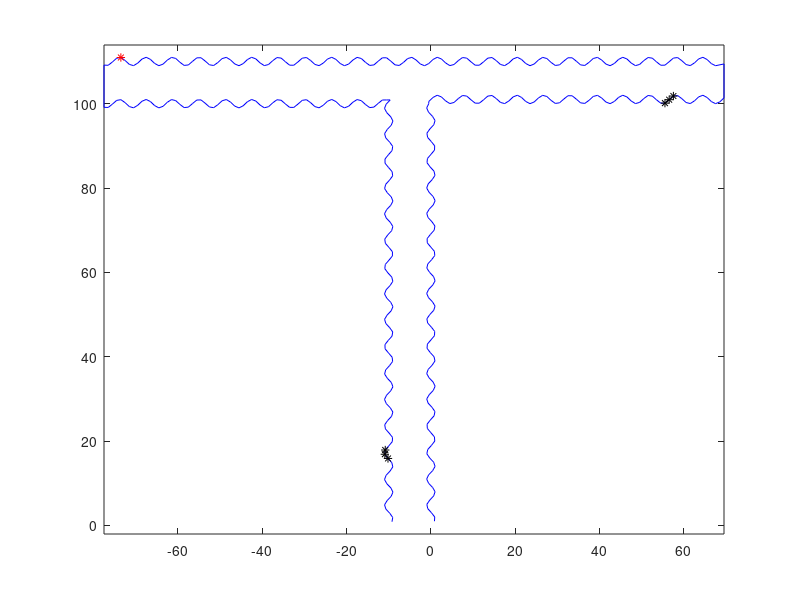

Write MATLAB code to recreate this figure. (Note: this script raises an error after producing the figure.)
%%%%%%%%%%%%%%%%%%%%%%%%%%%%%%%%%%%%%%%%%%%%%%%%%%%%%%%%%%%%%%%%%%%%
% Matlab script for 2D Laplacian Editing
%
% Please refer to "Laplacian Surface Editing" by Olga Sorkine,
%   Daniel Cohen-Or, Yaron Lipman,  Marc Alexa, Christian R�ssl and
%   Hans-Peter Seidel,
%   Eurographics/ACM SIGGRAPH Symposium on Geometry Processing 2004,
%   pp. 179--188, ACM Press.
%   http://www.cs.nyu.edu/~sorkine/ProjectPages/Editing/lse.html
%
% The script demonstrates how to build the Laplacian Editing matrix
% when editing 2D curves. The static and handle vertices are hard-coded
% for some example curves, provided with this script.
% The script prompts the user to input new locations for the handle
% vertices and displays the result in a new figure.
%
% Note: only the first stage of Laplacian editing is computed, namely
% editing with implicit local similarity transformations. The second stage
% (renormalizing the delta-coordinates to remove the introduced local
% scaling) is not implemented here.
%
%%%%%%%%%%%%%%%%%%%%%%%%%%%%%%%%%%%%%%%%%%%%%%%%%%%%%%%%%%%%%%%%%%%%

% assume xy is n x 2

% uncomment the curve you would like to try
%xy = load('unicorn.txt');
xy = load('T.txt');
%xy = load('sine_circle.txt');


n=length(xy);

% the Laplacian matrix (uniform weighting)
L = spdiags(ones(n,1),0,n,n) - spdiags(ones(n,1),1,n,n);
L = L+L';
L(1,n)= -1;
L(n,1) = -1;
L = L./2;


delta = L*xy;


% we want to construct the matrix of the system for v-primes
L_prime = [   L     zeros(n)   % the x-part
	       zeros(n)    L    ]; % the y-part
	      
for i=1:n
  % the neighbors of i are i-1 and i+1
  ring = [(1 + mod(i-2,n)), i, (1 + mod(i,n))]; % i-1, i, i+1
  V = xy(ring,:)';
  V = [V
       ones(1,length(ring))];


  % the coeff matrix for the system that solves for T
  %      s  a  t1
  % T = -a  s  t2
  %      0  0  1
  
  C = zeros(6,4);
  % ... Fill C in
  for r=1:length(ring)
    C(r,:) =                [V(1,r)       V(2,r)  V(3,r)      0  ];
    C(length(ring)+r,:) =   [V(2,r)  (-1)*V(1,r)       0  V(3,r) ];

  end;
    
  Cinv = pinv(C);
  s =  Cinv(1,:);
  a =  Cinv(2,:);

  delta_i = delta(i,:)';
  delta_ix = delta_i(1);
  delta_iy = delta_i(2);
  
  % T*delta gives us an array of coefficients
  Tdelta = [delta_ix*s      + delta_iy*a 
	        delta_ix*(-1)*a + delta_iy*s];
	    
  
  % updating the weights in Lx_prime, Ly_prime, Lw_prime
  L_prime(i,[ring (ring + n)]) = L_prime(i,[ring (ring + n)]) +...
                                              (-1)*Tdelta(1,:);
  L_prime(i+n,[ring (ring + n)]) = L_prime(i+n,[ring (ring + n)]) +...
                                                (-1)*Tdelta(2,:);
end;


% additional constraints - we need at least 3

% weight for the constraints
w=1;

% in the following, uncomment the appropriate curve 

%static_anchors = [196:198 114:116]; % unicorn
%handle_anchors = [152 136];         % unicorn

static_anchors = [157:159 470:472]; % sine_circle
handle_anchors = [314];             % sine_circle

%static_anchors = [99:101 240:242]; % T
%handle_anchors = [171];            % T

%static_anchors = [99:101 240:242];  % T with two handle anchors
%handle_anchors = [171 172];         % T with two handle anchors


% building the least-squares system matrix
A_prime = L_prime;
rhs = zeros(2*n,1);
anch_pos = [];

anchors = [static_anchors handle_anchors];
for j=1:length(anchors)
  A_prime = [A_prime
	     w*((1:(2*n))==anchors(j))
	     w*((1:(2*n))==(anchors(j)+n))];
  rhs = [rhs
	 w*xy(anchors(j),1)
	 w*xy(anchors(j),2)];
  
  anch_pos = [anch_pos
	      xy(anchors(j),1:2)];
end;


% displaying the curve: static anchors are in black, the handle to be moved
% in red.
figure(1);
plot(xy(:,1),xy(:,2),'b-',...
     xy(static_anchors,1),xy(static_anchors,2),'*k',...
     xy(handle_anchors,1),xy(handle_anchors,2),'*r');
axis equal;

% moving the handle (ok to click outside the figure axes as well)
[x_input y_input] = ginput(1);
lenr = length(rhs);
rhs((lenr-1):lenr) = [x_input y_input]';
anch_pos(length(anch_pos),:) = [x_input y_input];

% moving second handle vertex if exists
if length(handle_anchors) > 1
    [x_input y_input] = ginput(1);
    rhs((lenr-3):(lenr-2)) = [x_input y_input]';
    anch_pos(length(anch_pos)-1,:) = [x_input y_input];
end


% solving for v-primes
xy_col = A_prime\rhs;
xy_prime_nonh = [xy_col(1:n) xy_col((n+1):(2*n))];

figure(2);
plot(xy(:,1),xy(:,2),'g-',...
     xy_prime_nonh(:,1),xy_prime_nonh(:,2),'-b',...
     xy_prime_nonh(anchors,1),xy_prime_nonh(anchors,2),'*k',...
     anch_pos(:,1),anch_pos(:,2), 'mo',...
     xy_prime_nonh(anchors(length(anchors)),1),xy_prime_nonh(anchors(length(anchors)),2),'*r');
axis equal;
title('Editing result');


